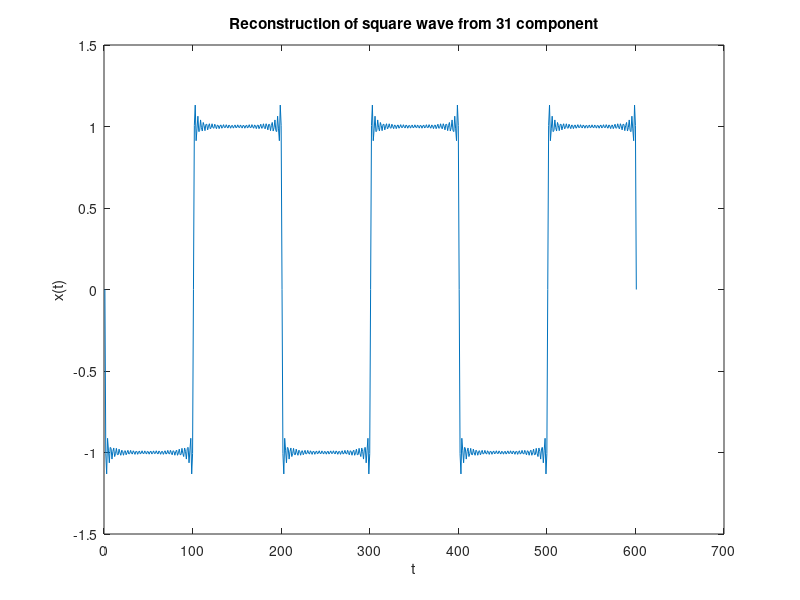
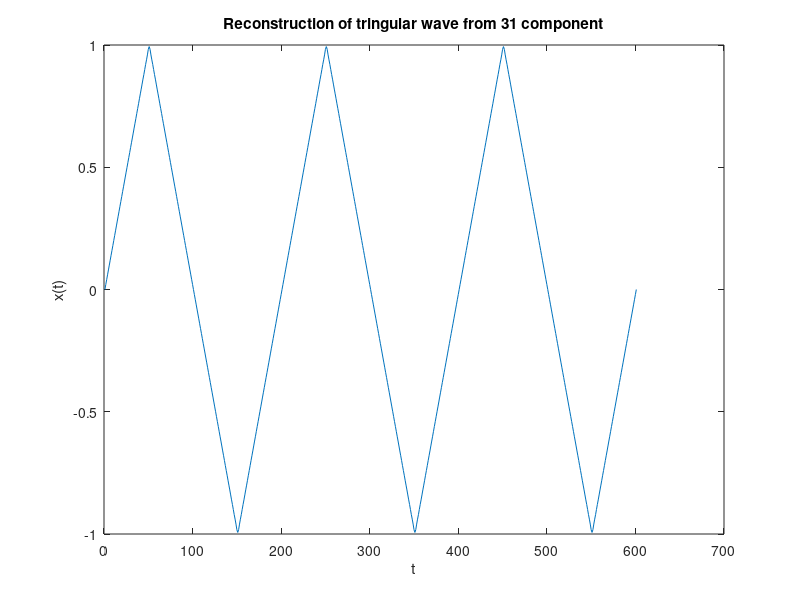
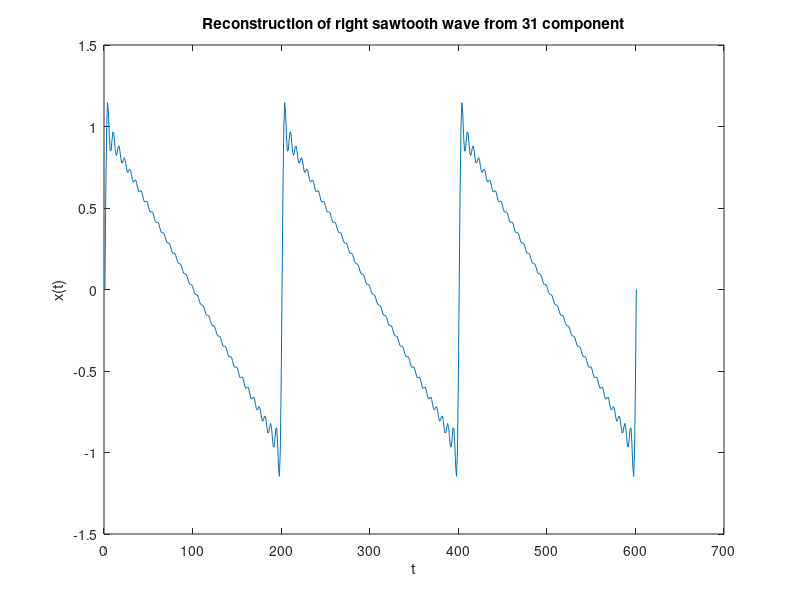
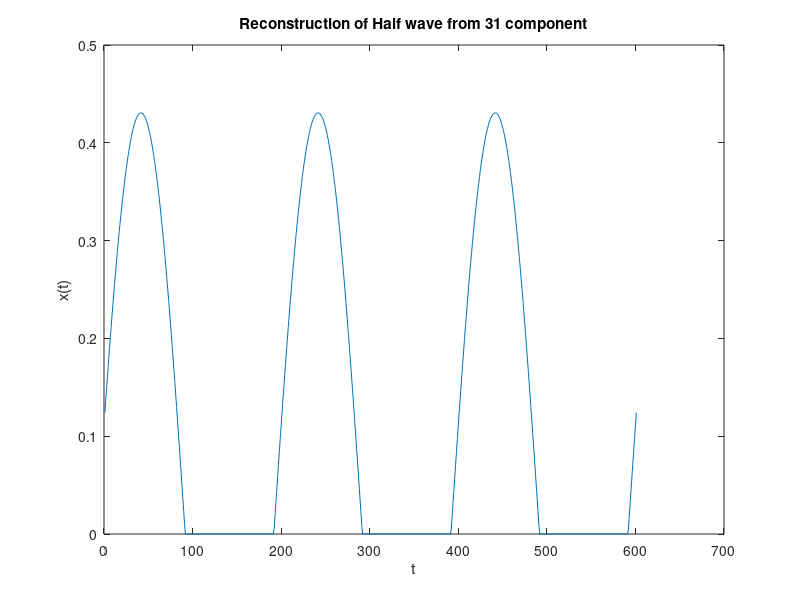

Source code (MATLAB) for these figures, in order:
%NAME: Jadeja Jaydevsinh G.
%ROLL NO: 12MEC07
%BATCH: ME-1st sem,2012
%DEPARTMENT: ELectronics & Communication.
%SUBJECT: DSP

%compare a reconstructed waveform for k=31 for the following signal

clc
clear
a=31;
t=-1.5:0.005:1.5;
T=1;
w=2*pi/T;

% square wave generator
figure(1)
x=zeros(1,length(t));
for k=1:a
x=x+(sin((2*k-1)*w*t))/(2*k-1);
end
ak=(4/pi)*x;
plot(ak);xlabel('t');ylabel('x(t)')
title(['Reconstruction of square wave from ',num2str(a),' component'])

% tringular waveform generator
figure(2)
x=zeros(1,length(t));
for k=1:a
x=x+( ((-1)^k) *(sin((2*k-1)*w*t) / ((2*k-1)^2) ));
end
ak=(8/(pi^2))*x;
plot(ak);xlabel('t');ylabel('x(t)')
title(['Reconstruction of tringular wave from ',num2str(a),' component'])

% right sawtooth waveform generator
figure(3)
x=zeros(1,length(t));
for k=1:a
x=x+(((-1)^(k))*sin(k*w*t)/k);
end
ak=(2/pi)*x;
plot(ak);xlabel('t');ylabel('x(t)')
title(['Reconstruction of right sawtooth wave from ',num2str(a),' component'])

% Half wave generator
figure(4)
x=zeros(1,length(t));
for k=1:a
x=x+sin(w*t+k);
end
y=find(x<0);
i=1:length(y);
x(y(i))=0;
ak=x;
plot(ak);xlabel('t');ylabel('x(t)')
title(['Reconstruction of Half wave from ',num2str(a),' component'])




